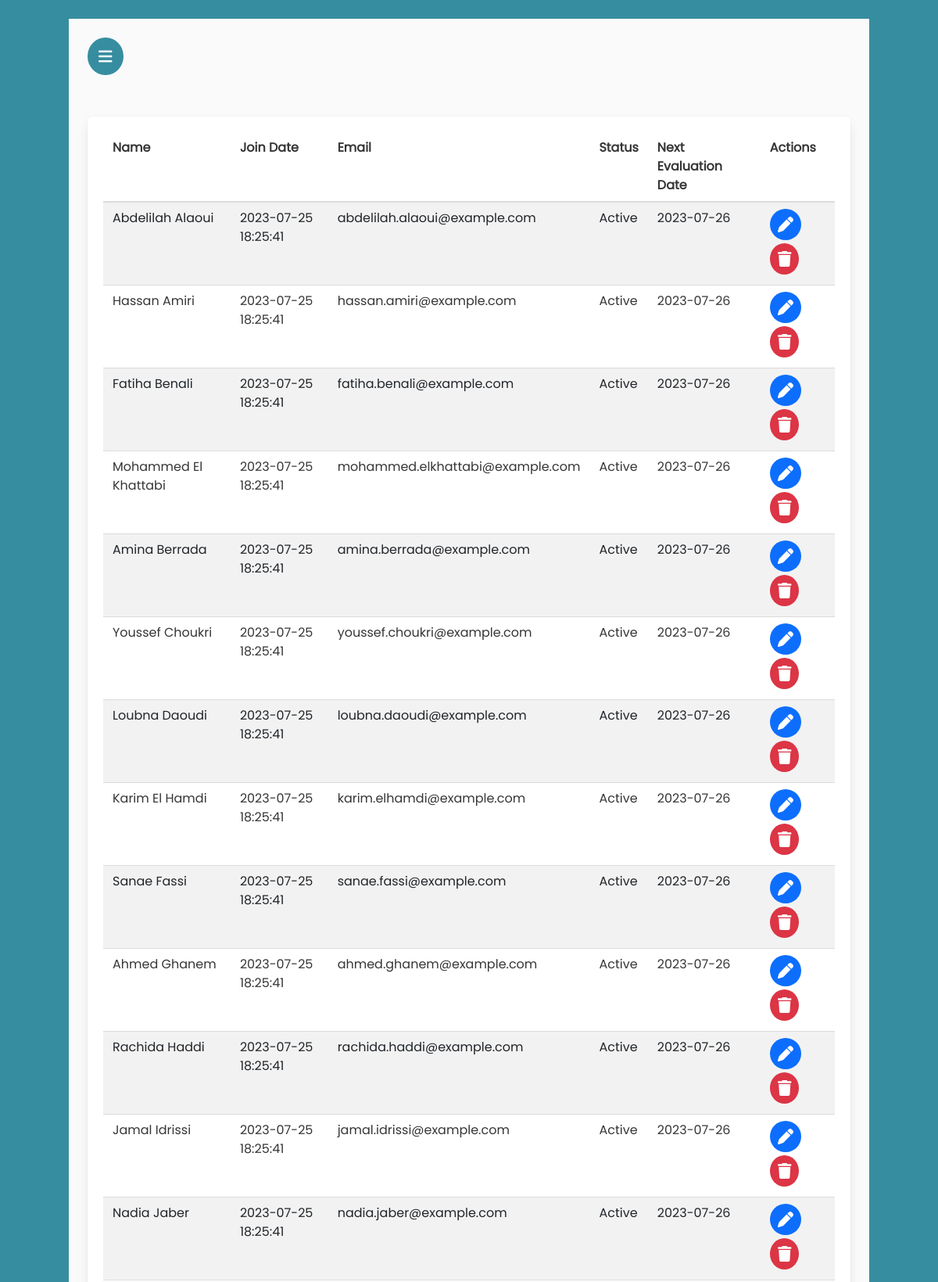
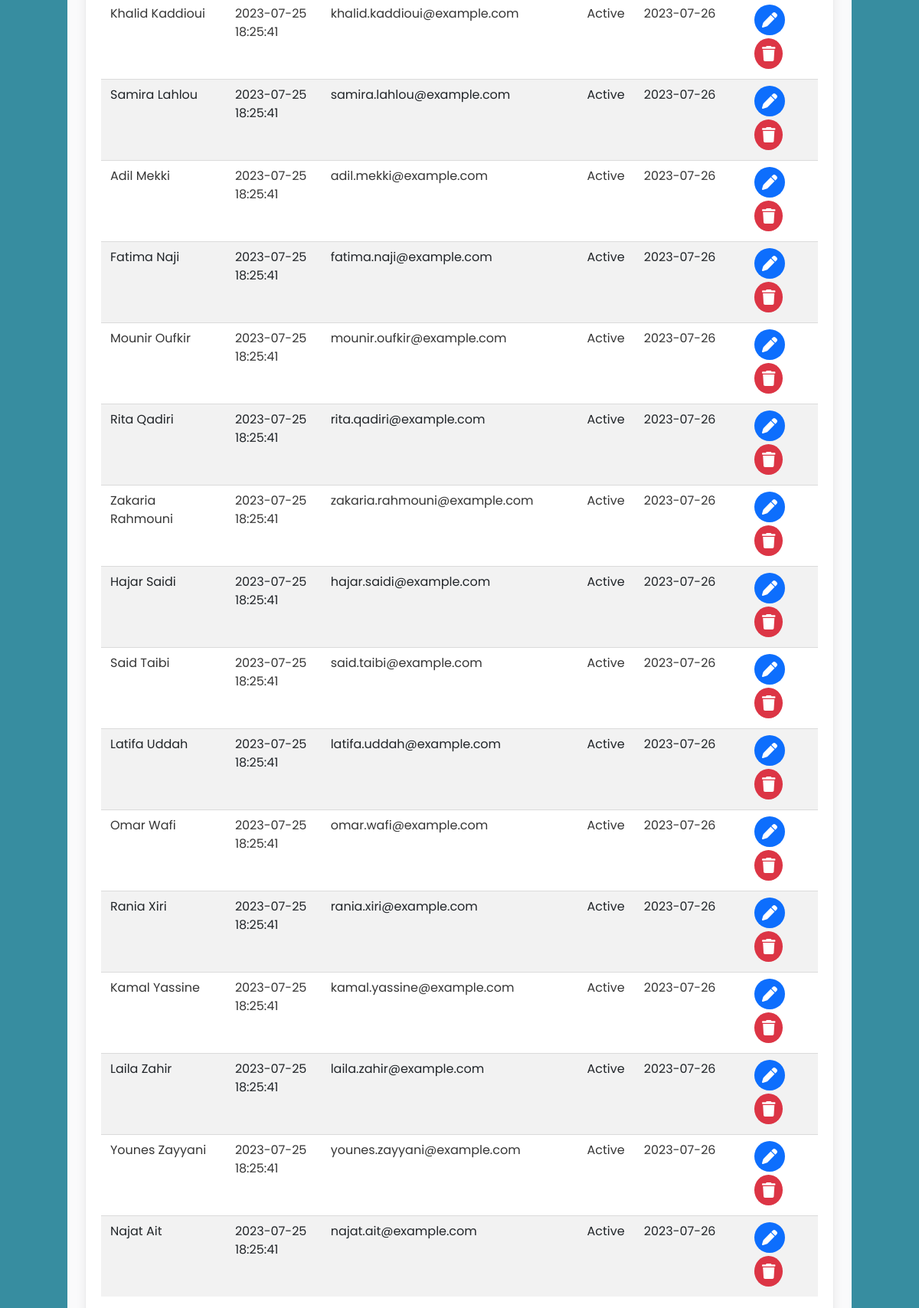
Screenshot of /todayCheck.php (signed in) with the database file from the repository (2 pictures, top to bottom).
### tables this page shows
CREATE TABLE `trainee` (
  `id` int(11) NOT NULL,
  `name` varchar(50) NOT NULL,
  `dateJoin` timestamp NOT NULL DEFAULT current_timestamp(),
  `email` varchar(100) NOT NULL,
  `status` varchar(20) NOT NULL,
  `supervisorId` int(11) DEFAULT NULL,
  `nextevaluationDate` varchar(50) DEFAULT NULL
);

### todayCheck.php (the view, shortened to what this page needs)
<?php
$supId = $_SESSION['id'];
require 'db.php';
$currentDate = date('Y-m-d');
$sql = 'SELECT * FROM trainee WHERE supervisorId=:supId AND nextevaluationDate = :currentDate';
$statement = $connection->prepare($sql);
$statement->execute([':supId' => $supId, ':currentDate' => $currentDate]);
$trainees = $statement->fetchAll(PDO::FETCH_OBJ);
?>
<!DOCTYPE html>
<html lang="en">
<head>
    <link rel="stylesheet" href="css/bootstrap.min.css">
	<link rel="stylesheet" href="css/bulma.min.css">
    <link rel="stylesheet" href="css/all.min.css">
    <link rel="stylesheet" href="css/style.css">
    <link rel="stylesheet" href="css/bootstrap-icons.css">
    <link rel="stylesheet" href="css/normalize.css">
</head>
<body>
    <div class="container">
        <div class="row mb-6">
            <div class="col-6">
                <a data-bs-toggle="offcanvas" href="#offcanvasExample" role="button" aria-controls="offcanvasExample"><i class="fas fa-bars icn"></i></a>
            </div>
        </div>
<div class="box">
    <table class="table table-striped">
        <thead>
          <tr>
            <th scope="col">Name</th>
            <th class="tdPh" scope="col">Join Date</th>
            <th class="tdPh" scope="col">Email</th>
            <th scope="col">Status</th>
            <th scope="col">Next Evaluation Date</th>
            <th scope="col">Actions</th>
          </tr>
        </thead>
        <tbody>
        <?php foreach ($trainees as $person) : ?>
          <tr>
            <td><?= $person->name; ?></td>
            <td class="tdPh"><?= $person->dateJoin; ?></td>
            <td class="tdPh"><?= $person->email; ?></td>
            <td><?= $person->status; ?></td>
            <td><?= $person->nextevaluationDate; ?></td>
            <td>
                <a href="editT.php?id=<?= $person->id ?>"><i class="fas fa-pen icnT mr-1 text-bg-primary"></i></a>
                <a
                onclick="return confirm('Are You Sure ?')"
                href="del.php?id=<?= $person->id ?>"><i class="fas fa-trash icnT text-bg-danger"></i></a>
            </td>
          </tr>
          <?php endforeach; ?>
        </tbody>
      </table>
</div>
</div>
    <script src="js/tailwind-min.3.3.3.js"></script>
</body>
</html>

### css/style.css (style rules this page uses)
html { background-color: #378da0; }
body { font-family: Poppins; background-color: #378da0; }
.container { padding: 2%; background: #fafafb; margin-top: 2%; }
.icn { background-color: #378da0; padding: 14px; color: #fafafb; border-radius: 50%; font-size: 20px; transition: 0.4s; }
.icnT { background-color: #378da0; padding: 10px; color: #fafafb; border-radius: 50%; font-size: 20px; transition: 0.4s; }

### rows the page displays
trainee: name "Abdelilah Alaoui", dateJoin "2023-07-25 18:25:41", email "abdelilah.alaoui@example.com", status "Active", nextevaluationDate "2023-07-26"
trainee: name "Hassan Amiri", dateJoin "2023-07-25 18:25:41", email "hassan.amiri@example.com", status "Active", nextevaluationDate "2023-07-26"
trainee: name "Fatiha Benali", dateJoin "2023-07-25 18:25:41", email "fatiha.benali@example.com", status "Active", nextevaluationDate "2023-07-26"
trainee: name "Mohammed El Khattabi", dateJoin "2023-07-25 18:25:41", email "mohammed.elkhattabi@example.com", status "Active", nextevaluationDate "2023-07-26"
trainee: name "Amina Berrada", dateJoin "2023-07-25 18:25:41", email "amina.berrada@example.com", status "Active", nextevaluationDate "2023-07-26"
trainee: name "Youssef Choukri", dateJoin "2023-07-25 18:25:41", email "youssef.choukri@example.com", status "Active", nextevaluationDate "2023-07-26"
trainee: name "Loubna Daoudi", dateJoin "2023-07-25 18:25:41", email "loubna.daoudi@example.com", status "Active", nextevaluationDate "2023-07-26"
trainee: name "Karim El Hamdi", dateJoin "2023-07-25 18:25:41", email "karim.elhamdi@example.com", status "Active", nextevaluationDate "2023-07-26"
trainee: name "Sanae Fassi", dateJoin "2023-07-25 18:25:41", email "sanae.fassi@example.com", status "Active", nextevaluationDate "2023-07-26"
trainee: name "Ahmed Ghanem", dateJoin "2023-07-25 18:25:41", email "ahmed.ghanem@example.com", status "Active", nextevaluationDate "2023-07-26"
trainee: name "Rachida Haddi", dateJoin "2023-07-25 18:25:41", email "rachida.haddi@example.com", status "Active", nextevaluationDate "2023-07-26"
trainee: name "Jamal Idrissi", dateJoin "2023-07-25 18:25:41", email "jamal.idrissi@example.com", status "Active", nextevaluationDate "2023-07-26"
trainee: name "Nadia Jaber", dateJoin "2023-07-25 18:25:41", email "nadia.jaber@example.com", status "Active", nextevaluationDate "2023-07-26"
trainee: name "Khalid Kaddioui", dateJoin "2023-07-25 18:25:41", email "khalid.kaddioui@example.com", status "Active", nextevaluationDate "2023-07-26"
trainee: name "Samira Lahlou", dateJoin "2023-07-25 18:25:41", email "samira.lahlou@example.com", status "Active", nextevaluationDate "2023-07-26"
trainee: name "Adil Mekki", dateJoin "2023-07-25 18:25:41", email "adil.mekki@example.com", status "Active", nextevaluationDate "2023-07-26"
trainee: name "Fatima Naji", dateJoin "2023-07-25 18:25:41", email "fatima.naji@example.com", status "Active", nextevaluationDate "2023-07-26"
trainee: name "Mounir Oufkir", dateJoin "2023-07-25 18:25:41", email "mounir.oufkir@example.com", status "Active", nextevaluationDate "2023-07-26"
trainee: name "Rita Qadiri", dateJoin "2023-07-25 18:25:41", email "rita.qadiri@example.com", status "Active", nextevaluationDate "2023-07-26"
trainee: name "Zakaria Rahmouni", dateJoin "2023-07-25 18:25:41", email "zakaria.rahmouni@example.com", status "Active", nextevaluationDate "2023-07-26"
trainee: name "Hajar Saidi", dateJoin "2023-07-25 18:25:41", email "hajar.saidi@example.com", status "Active", nextevaluationDate "2023-07-26"
trainee: name "Said Taibi", dateJoin "2023-07-25 18:25:41", email "said.taibi@example.com", status "Active", nextevaluationDate "2023-07-26"
trainee: name "Latifa Uddah", dateJoin "2023-07-25 18:25:41", email "latifa.uddah@example.com", status "Active", nextevaluationDate "2023-07-26"
trainee: name "Omar Wafi", dateJoin "2023-07-25 18:25:41", email "omar.wafi@example.com", status "Active", nextevaluationDate "2023-07-26"
trainee: name "Rania Xiri", dateJoin "2023-07-25 18:25:41", email "rania.xiri@example.com", status "Active", nextevaluationDate "2023-07-26"
trainee: name "Kamal Yassine", dateJoin "2023-07-25 18:25:41", email "kamal.yassine@example.com", status "Active", nextevaluationDate "2023-07-26"
trainee: name "Laila Zahir", dateJoin "2023-07-25 18:25:41", email "laila.zahir@example.com", status "Active", nextevaluationDate "2023-07-26"
trainee: name "Younes Zayyani", dateJoin "2023-07-25 18:25:41", email "younes.zayyani@example.com", status "Active", nextevaluationDate "2023-07-26"
trainee: name "Najat Ait", dateJoin "2023-07-25 18:25:41", email "najat.ait@example.com", status "Active", nextevaluationDate "2023-07-26"
